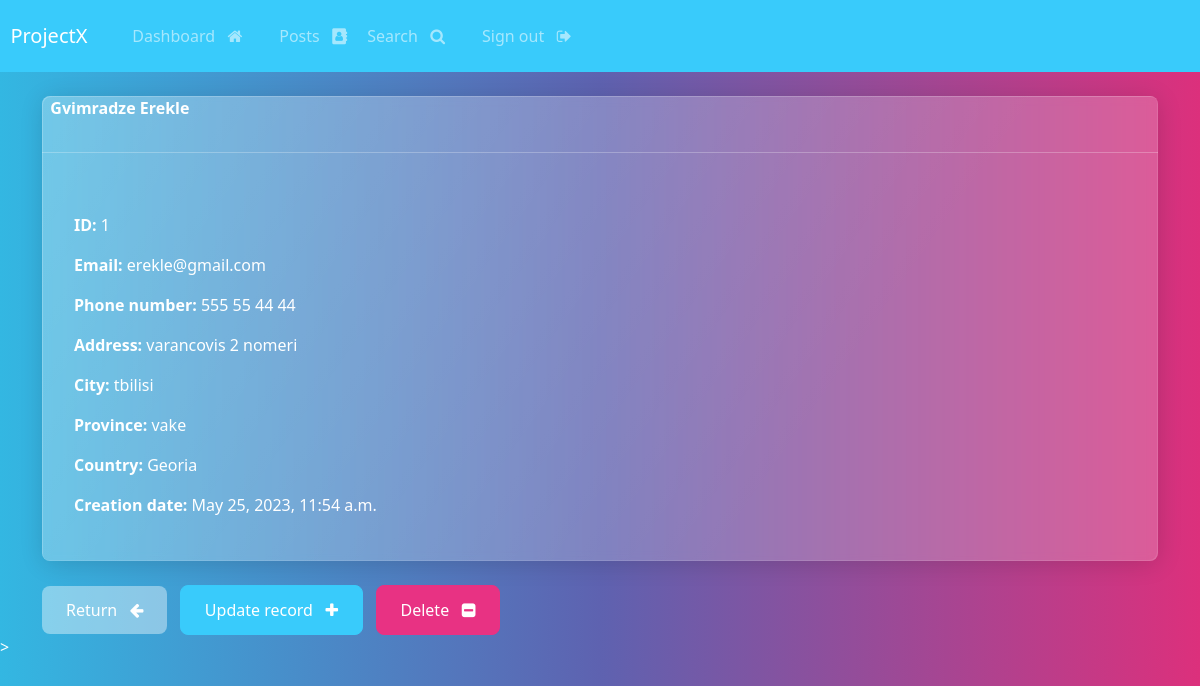
The app's page /record/1 (signed in), older data.
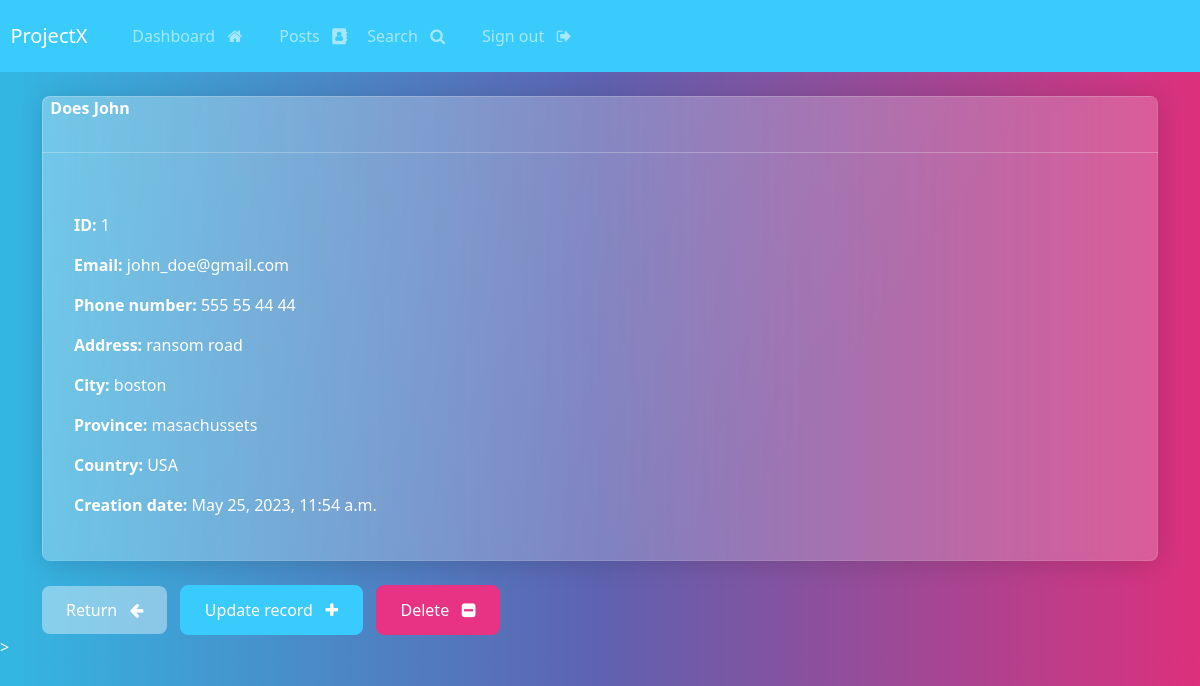
The same page, newer data.
### webapp/models.py (models this page shows, shortened)
class Record(models.Model):
    creation_date = models.DateTimeField(auto_now_add=True) # we add a record when the data is created
    first_name = models.CharField(max_length=100)
    last_name = models.CharField(max_length=100)
    email = models.EmailField(max_length=255)
    phone = models.CharField(max_length=20)
    address = models.CharField(max_length=300)
    city = models.CharField(max_length=255)
    province = models.CharField(max_length=200)
    country = models.CharField(max_length=125)

### webapp/views.py (the view)
# urls.py: path('record/<int:pk>', views.singular_record, name='record'),
@login_required(login_url='my-login')
def singular_record(request, pk):
    all_records = Record.objects.get(id=pk)
    context = {'record': all_records}
    return render(request, 'webapp/view-record.html', context)

### templates/webapp/view-record.html (shortened to what this page needs)
{% extends 'webapp/base.html' %}
{% block content %}
    <div class="card">
        <strong>
            {{record.last_name|capfirst}}
            {{record.first_name|capfirst}}
        </strong>
        <hr>
        <div class="card-body">
            <p><strong>ID: </strong> {{record.id}} </p>
            <p><strong>Email: </strong> {{record.email}} </p>
            <p><strong>Phone number: </strong> {{record.phone}} </p>
            <p><strong>Address: </strong> {{record.address}} </p>
            <p><strong>City: </strong> {{record.city}} </p>
            <p><strong>Province: </strong> {{record.province}} </p>
            <p><strong>Country: </strong> {{record.country}} </p>
            <p><strong>Creation date: </strong> {{record.creation_date}} </p>
        </div>
    </div>
    <br>
    <a href="{% url 'dashboard' %}" class='btn btn-secondary'>Return &nbsp; <i class="fa fa-arrow-left" aria-hidden="true"></i></a>
    <a href="{% url 'update-record' record.id %}" class='btn btn-info'>Update record &nbsp; <i class="fa fa-plus" aria-hidden="true"></i></a>
    <a href="{% url 'delete-record' record.id %}" class='btn btn-primary'>Delete &nbsp; <i class="fa fa-minus-square" aria-hidden="true"></i></a>
{% endblock content %}

Row changes from the older to the newer data that the page shows:
changed Record id 1: last_name "Gvimradze" → "Does"; first_name "Erekle" → "John"; email "erekle@gmail.com" → "john_doe@gmail.com"; address "varancovis 2 nomeri" → "ransom road"; city "tbilisi" → "boston"; province "vake" → "masachussets"; country "Georia" → "USA"
